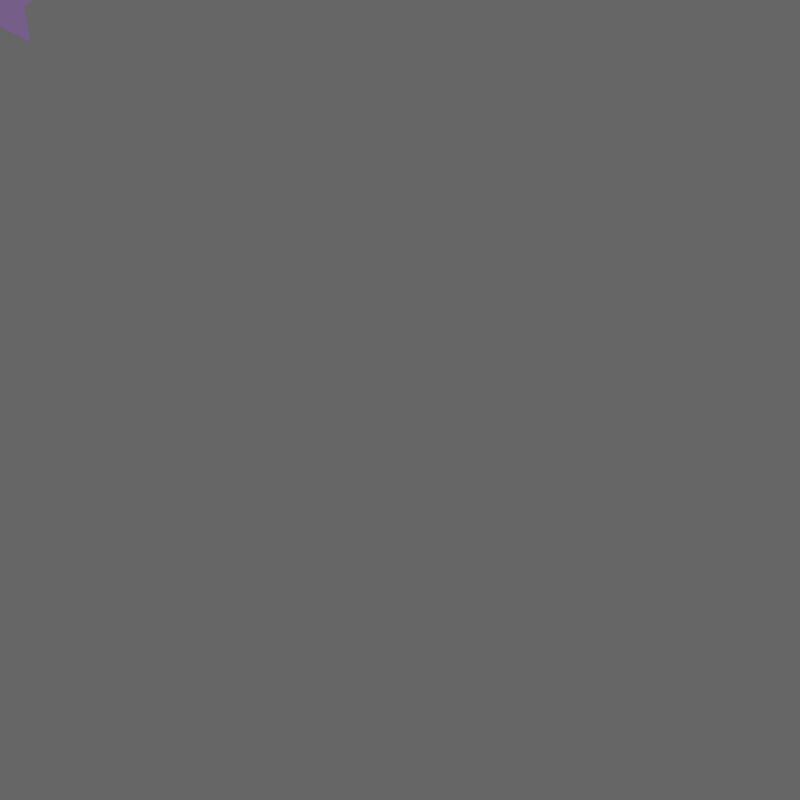
Frame 1 (no input)
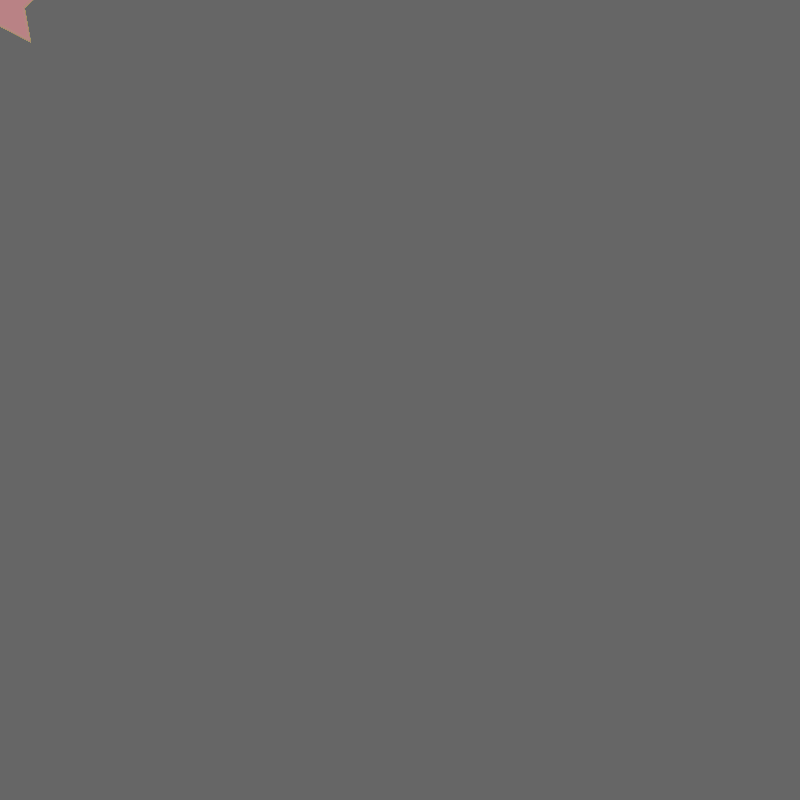
Frame 60 (the mouse pressed at the canvas centre just before this capture)
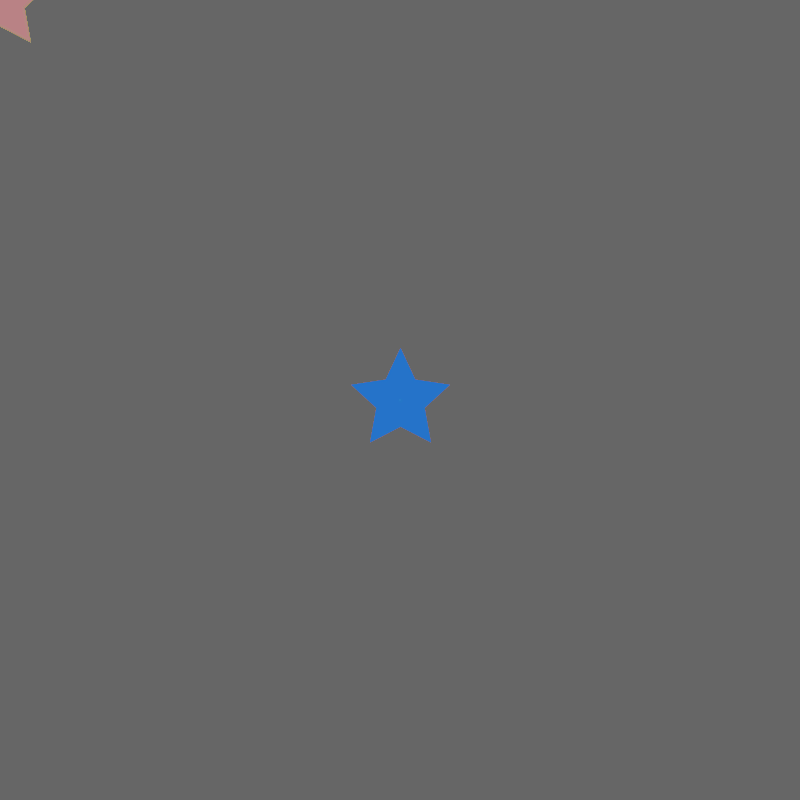
Frame 120 (the mouse held since frame 60 and released just before this capture)

The Processing sketch that drew these frames (run headless with seeded random() and noise(); from frame 60 on, the mouse is pressed at the canvas centre):

// Processing sketch: processing_93284
// ── processing_93284.pde

float s = 0;
float t = 0;
float a = 0;
float r = 0;
  
float diam;
float x;
float y;

int angle = 0;
boolean whiteBGColour;


void setup() {
  size(800, 800);
  background(102);
  noStroke();
  fill(0, 102);
}

void draw() {
  if (mousePressed == true) {
    angle += 5;
    float val = cos(radians(angle)) * 12.0;
    for (int a = 0; a < 360; a += 75) {
      float xoff = cos(radians(a)) * val;
      float yoff = sin(radians(a)) * val;
   }
    fill(255);
    ellipse(mouseX, mouseY, 2, 2);
  }
   s = random(0, 255);
  t = random(0, 255);
  a = random(0, 255);
  r = random(0, 255);
  fill(s, t, a, r);
  translate(mouseX, mouseY);
 
//Star Shape
  strokeWeight(2);
  stroke(s,t,a,r);
  beginShape();
  vertex(0, -50);
  vertex(14, -20);
  vertex(47, -15);
  vertex(23, 7);
  vertex(29, 40);
  vertex(0, 25);
  vertex(-29, 40);
  vertex(-23, 7);
  vertex(-47, -15);
  vertex(-14, -20);
  endShape(CLOSE);
}

void mousePressed () {
  if (whiteBGColour) {
    background(0);
  } else {
    background(255);
  }
  whiteBGColour = !whiteBGColour;
}
